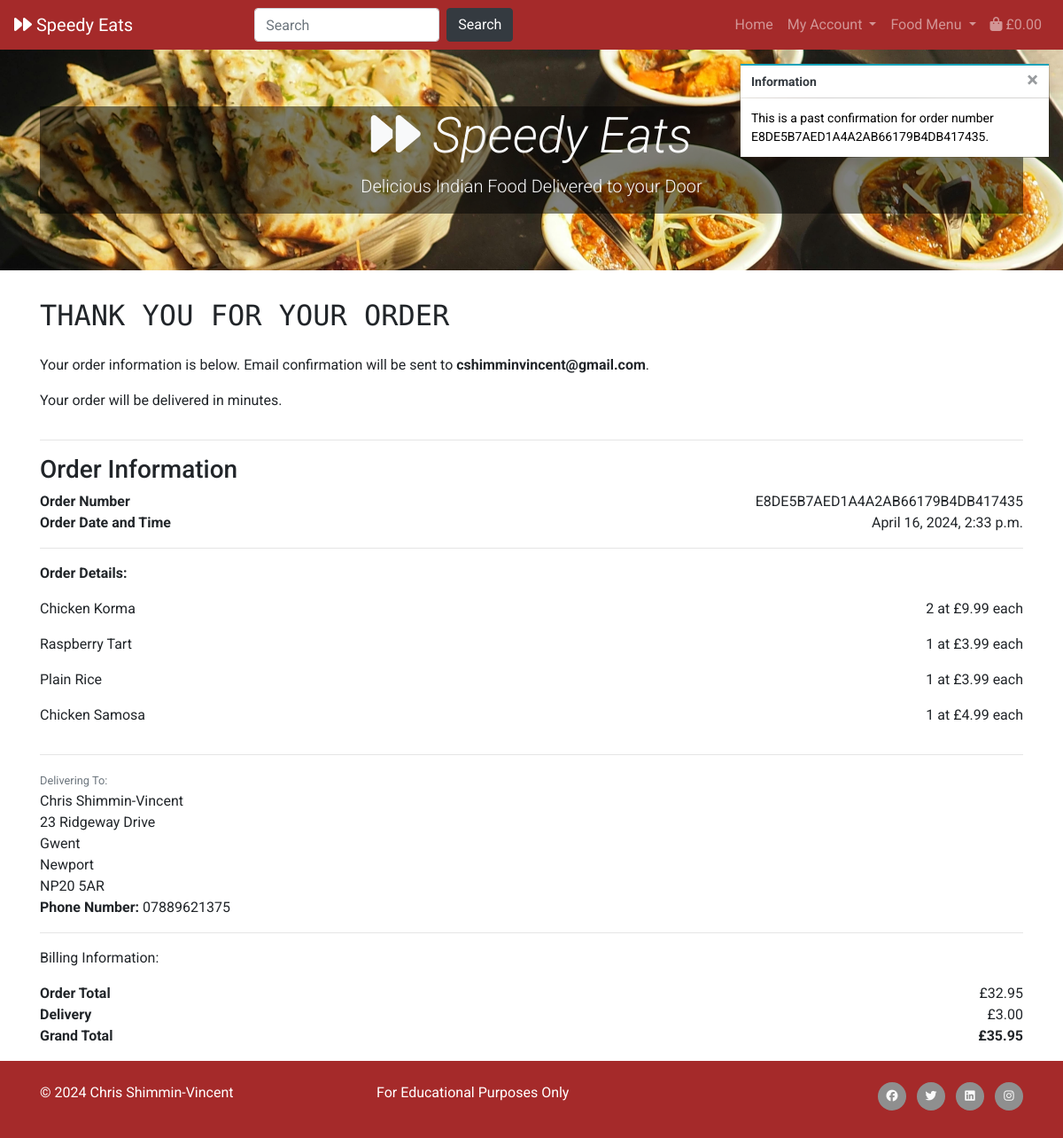
The page /profile/order_history/E8DE5B7AED1A4A2AB66179B4DB417435 on the database its author committed.
### checkout/models.py (models this page shows, shortened)
class Order(models.Model):
    order_number = models.CharField(max_length=32, null=False, editable=False)
    date = models.DateTimeField(auto_now_add=True)
    user_profile = models.ForeignKey(UserProfile, on_delete=models.SET_NULL,
                                     null=True, blank=True,
                                     related_name='orders')
    full_name = models.CharField(max_length=50, null=False, blank=False)
    email = models.EmailField(max_length=254, null=False, blank=False)
    phone_number = models.CharField(max_length=20, null=False, blank=False)
    street_address1 = models.CharField(max_length=80, null=False, blank=False)
    street_address2 = models.CharField(max_length=80, null=True, blank=True)
    town_or_city = models.CharField(max_length=40, null=False, blank=False)
    county = models.CharField(max_length=80, null=False, blank=False)
    postcode = models.CharField(max_length=20, null=False, blank=False)
    delivery_cost = models.DecimalField(max_digits=6, decimal_places=2,
                                        null=False, default=0)
    order_total = models.DecimalField(max_digits=10, decimal_places=2,
                                      null=False, default=0)
    grand_total = models.DecimalField(max_digits=10, decimal_places=2,
                                      null=False, default=0)
    original_bag = models.TextField(null=False, blank=False, default='')
    stripe_pid = models.CharField(max_length=254, null=False,
                                  blank=False, default='')

class OrderLineItem(models.Model):
    order = models.ForeignKey(Order, null=False, blank=False,
                              on_delete=models.CASCADE,
                              related_name='lineitems')
    product = models.ForeignKey(Product, null=False, blank=False,
                                on_delete=models.CASCADE)
    quantity = models.IntegerField(null=False, blank=False, default=0)
    lineitem_total = models.DecimalField(max_digits=6, decimal_places=2,
                                         null=False, blank=False,
                                         editable=False)

### products/models.py (models this page shows, shortened)
class Product(models.Model):
    category = models.ForeignKey('Category', null=True,
                                 blank=True, on_delete=models.SET_NULL)
    product_code = models.CharField(max_length=254, null=True, blank=True)
    name = models.CharField(max_length=254)
    description = models.TextField()
    price = models.DecimalField(max_digits=6, decimal_places=2)
    image_url = models.URLField(max_length=1024, null=True, blank=True)
    image = models.ImageField(null=True, blank=True)

### profiles/views.py (the view)
# urls.py: path('order_history/<order_number>',
def order_history(request, order_number):
    order = get_object_or_404(Order, order_number=order_number)
    messages.info(request, (
        f'This is a past confirmation for order number {order_number}.'))
    template = 'checkout/checkout_success.html'
    context = {
        'order': order,
        'no_bag': True,
    }
    return render(request, template, context)

### bag/contexts.py (called while the page is built, shortened)
def bag_contents(request):
    bag_items = []
    product_count = 0
    total = 0
    delivery = Decimal(settings.STANDARD_DELIVERY)
    grand_total = 0
    bag = request.session.get('bag', {})
    if total < settings.MINIMUM_ORDER_VALUE:
        minimum_value_met = False
    else:
        minimum_value_met = True
    minimum_order_delta = settings.MINIMUM_ORDER_VALUE - total
    grand_total = total + delivery
    context = {
        'minimum_value_met': minimum_value_met,
        'bag_items': bag_items,
        'product_count': product_count,
        'total': total,
        'minimum_order_delta': minimum_order_delta,
        'minimum_order_value': settings.MINIMUM_ORDER_VALUE,
        'delivery': delivery,
        'grand_total': grand_total,
    }
    return context

### checkout/templates/checkout/checkout_success.html (shortened to what this page needs)
{% extends "base.html" %}
{% load static %}
{% block extra_css %}
<link rel="stylesheet" href="{% static 'checkout/css/checkout.css' %}">
{% endblock %}
{% block content %}
    <div class="container">
        <div class="row">
            <div class="col">
                <h2 class="logo-font mb-4">Thank You For Your Order</h2>
                <p>Your order information is below. Email confirmation will be sent to <strong>{{ order.email }}</strong>.</p>
                <p>Your order will be delivered in {{ delivery_time }} minutes.</p>
            </div>
        </div>
        <hr>
        <div class="row">
            <div class="col">
                <h3>Order Information</h3>
            </div>
        </div>
        <div class="row">
            <div class="col-12 col-md-4">
                <p class="mb-0 text-black font-weight-bold">Order Number</p>
            </div>
            <div class="col-12 col-md-8 text-md-right">
                <p class="mb-0">{{ order.order_number }}</p>
            </div>
        </div>
        <div class="row">
            <div class="col-12 col-md-4">
                <p class="mb-0 text-black font-weight-bold">Order Date and Time</p>
            </div>
            <div class="col-12 col-md-8 text-md-right">
                <p class="mb-0">{{ order.date }}</p>
            </div>
        </div>
        <hr>
        <div class="row">
            <div class="col">
                <p><strong>Order Details:</strong></p>
            </div>
        </div>
        {% for item in order.lineitems.all %}
        <div class="row">
            <div class="col-12 col-md-4">
                <p>
                    {{ item.product.name }}</p>
            </div>
            <div class="col-12 col-md-8 text-md-right">
                <p>{{ item.quantity }} at £{{ item.product.price }} each</p>
            </div>
        </div>
        {% endfor %}
        <hr>
        <div class="row">
            <div class="col">
                <small class="text-muted">Delivering To:</small>
            </div>
        </div>
        <div class="row">
            <div class="col">
                <p class="mb-0">{{ order.full_name }}</p>
                <p class="mb-0">{{ order.street_address1 }}</p>
                <p class="mb-0">{{ order.county }}</p>
                <p class="mb-0">{{ order.town_or_city }}</p>
                <p class="mb-0">{{ order.postcode }}</p>
                <p class="mb-0"><strong>Phone Number:</strong> {{ order.phone_number }}</p>
            </div>
        </div>
        <hr>
        <div class="row">
            <div class="col">
                <p>Billing Information:</p>
            </div>
        </div>
        <div class="row">
            <div class="col-12 col-md-4">
                <p class="mb-0 text-black font-weight-bold">Order Total</p>
            </div>
            <div class="col-12 col-md-8 text-md-right">
                <p class="mb-0">£{{ order.order_total }}</p>
            </div>
        </div>
        <div class="row">
            <div class="col-12 col-md-4">
                <p class="mb-0 text-black font-weight-bold">Delivery</p>
            </div>
            <div class="col-12 col-md-8 text-md-right">
                <p class="mb-0">£{{ order.delivery_cost }}</p>
            </div>
        </div>
        <div class="row mb-3">
            <div class="col-12 col-md-4">
                <p class="mb-0 text-black font-weight-bold">Grand Total</p>
            </div>
            <div class="col-12 col-md-8 text-md-right">
                <p class="mb-0"><strong>£{{ order.grand_total }}</strong></p>
            </div>
        </div>
    </div>
{% endblock %}

### static/css/base.css (style rules this page uses)
body { font-family: 'Roboto', sans-serif; }
.logo-font { text-transform: uppercase; font-family: 'Reddit Mono', monospace; }

### rows shown on the page
Order: email "cshimminvincent@gmail.com", order_number "E8DE5B7AED1A4A2AB66179B4DB417435", date "April 16, 2024, 2:33 p.m.", full_name "Chris Shimmin-Vincent", street_address1 "23 Ridgeway Drive", county "Gwent", town_or_city "Newport", postcode "NP20 5AR", phone_number "07889621375", order_total "32.95", delivery_cost "3.00", grand_total "35.95"
OrderLineItem: product.name "Chicken Korma", quantity "2", product.price "9.99"
OrderLineItem: product.name "Raspberry Tart", quantity "1", product.price "3.99"
OrderLineItem: product.name "Plain Rice", quantity "1", product.price "3.99"
OrderLineItem: product.name "Chicken Samosa", quantity "1", product.price "4.99"

### other values the page prints
{{ total|floatformat:2 }} "0.00"
{{ message }} "This is a past confirmation for order number E8DE5B7AED1A4A2AB66179B4DB417435."
